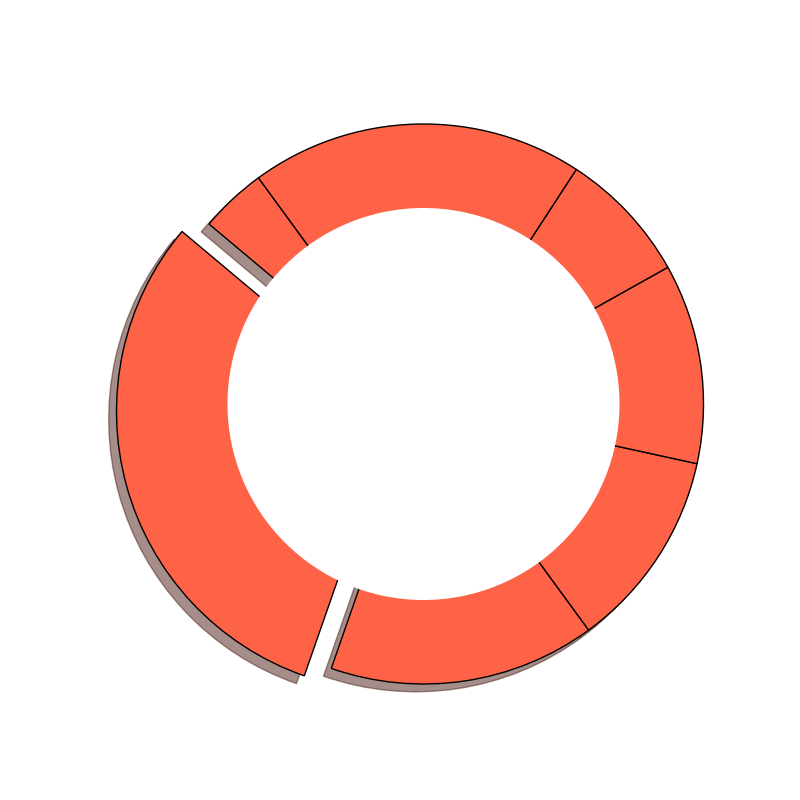

This figure's Python source:
import matplotlib.pyplot as plt

# Define data for the donut pie chart with a single consistent color
meanings = [40, 20, 15, 15, 10, 25, 5]
single_color = ['#FF6347'] * len(meanings)  # Applying the same color for all sections
explode = (0.1, 0, 0, 0, 0, 0, 0)

# Plotting the donut pie chart
fig, ax = plt.subplots(figsize=(8, 8))
wedges, texts = ax.pie(meanings, startangle=140, colors=single_color, explode=explode,
                       shadow=True, wedgeprops={'edgecolor': 'black', 'linewidth': 1})

# Draw circle for donut shape
centre_circle = plt.Circle((0,0),0.70,fc='white')
fig.gca().add_artist(centre_circle)

# Ensure the chart is a circle
ax.axis('equal')

# Display the chart
plt.show()
